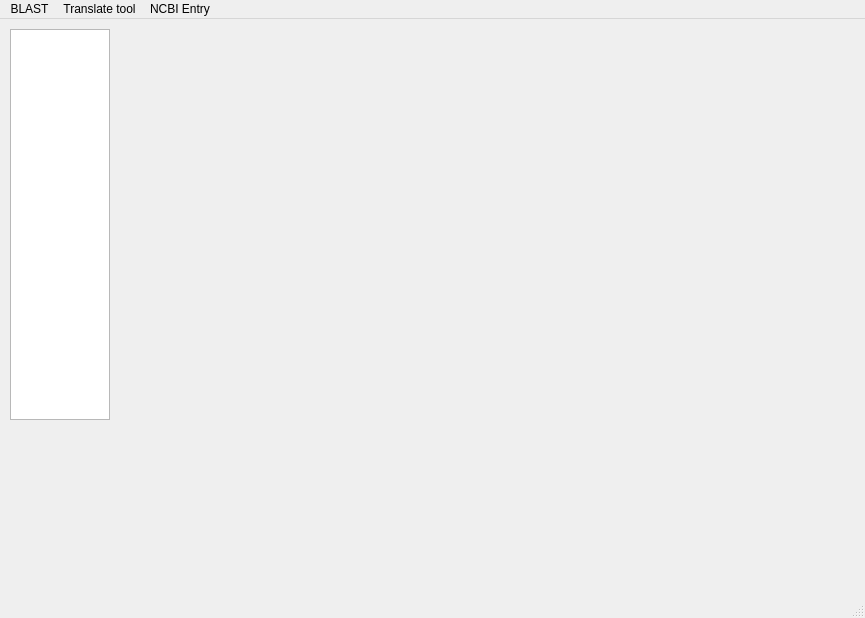
<?xml version="1.0" encoding="UTF-8"?>
<ui version="4.0">
 <class>MainWindow</class>
 <widget class="QMainWindow" name="MainWindow">
  <property name="geometry">
   <rect>
    <x>0</x>
    <y>0</y>
    <width>865</width>
    <height>618</height>
   </rect>
  </property>
  <property name="windowTitle">
   <string>MainWindow</string>
  </property>
  <widget class="QWidget" name="centralwidget">
   <widget class="QTreeView" name="treeView">
    <property name="geometry">
     <rect>
      <x>10</x>
      <y>10</y>
      <width>100</width>
      <height>391</height>
     </rect>
    </property>
    <property name="sizePolicy">
     <sizepolicy hsizetype="Maximum" vsizetype="Expanding">
      <horstretch>0</horstretch>
      <verstretch>0</verstretch>
     </sizepolicy>
    </property>
    <property name="maximumSize">
     <size>
      <width>500</width>
      <height>16777215</height>
     </size>
    </property>
    <property name="dragDropMode">
     <enum>QAbstractItemView::DragDrop</enum>
    </property>
   </widget>
  </widget>
  <widget class="QMenuBar" name="menubar">
   <property name="geometry">
    <rect>
     <x>0</x>
     <y>0</y>
     <width>865</width>
     <height>22</height>
    </rect>
   </property>
   <widget class="QMenu" name="menuLocal_BLAST">
    <property name="title">
     <string>BLAST</string>
    </property>
    <addaction name="action_makeblastdb"/>
    <addaction name="actionBlast"/>
    <addaction name="action_Blastdbcmd"/>
    <addaction name="separator"/>
    <addaction name="actionDiamond"/>
   </widget>
   <widget class="QMenu" name="menuTranslate_tool">
    <property name="title">
     <string>Translate tool</string>
    </property>
    <addaction name="actionTranslate_tool"/>
   </widget>
   <widget class="QMenu" name="menuNCBI_Entry">
    <property name="title">
     <string>NCBI Entry</string>
    </property>
    <addaction name="actionEntry"/>
   </widget>
   <addaction name="menuLocal_BLAST"/>
   <addaction name="menuTranslate_tool"/>
   <addaction name="menuNCBI_Entry"/>
  </widget>
  <widget class="QStatusBar" name="statusbar"/>
  <action name="action_makeblastdb">
   <property name="text">
    <string>Makeblastdb</string>
   </property>
  </action>
  <action name="actionBlast">
   <property name="text">
    <string>Blast</string>
   </property>
  </action>
  <action name="action_Blastdbcmd">
   <property name="text">
    <string>Blastdbcmd</string>
   </property>
  </action>
  <action name="actionTranslate_tool">
   <property name="text">
    <string>Translate_tool</string>
   </property>
  </action>
  <action name="actionEntry">
   <property name="text">
    <string>NCBI Entry</string>
   </property>
  </action>
  <action name="actionDiamond">
   <property name="text">
    <string>Diamond</string>
   </property>
  </action>
 </widget>
 <resources/>
 <connections/>
</ui>
